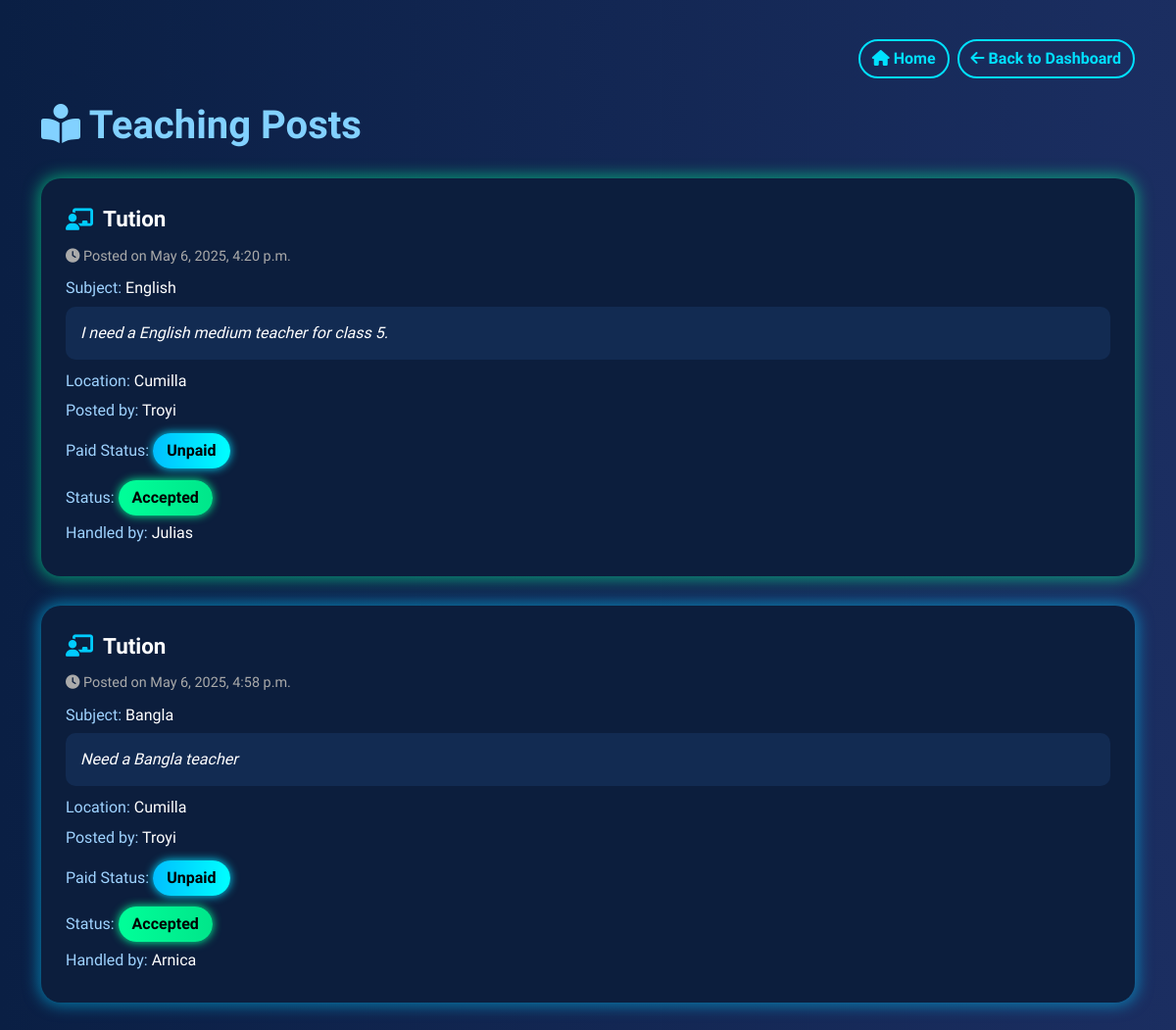
Before: /user/provider_teaching_posts/ (signed in) with the older database file.
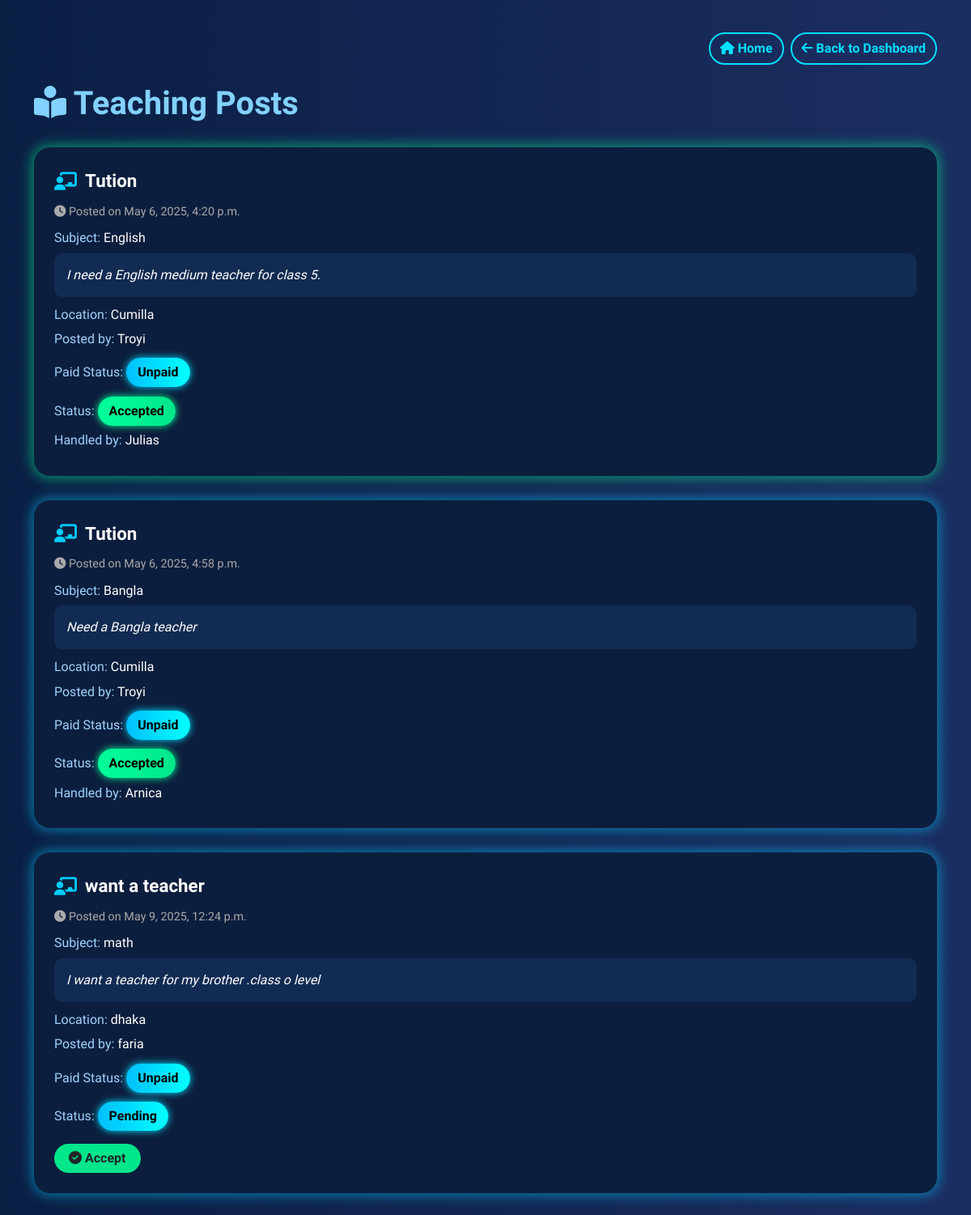
After: the same page with the newer database file.
### users/models.py (models this page shows, shortened)
class TeachingRequest(models.Model):
    STATUS_CHOICES = (
        ('Pending', 'Pending'),
        ('Accepted', 'Accepted'),
        ('Rejected', 'Rejected'),
    )
    customer = models.ForeignKey(User, on_delete=models.CASCADE, related_name='teaching_requests')
    title = models.CharField(max_length=100)
    subject = models.CharField(max_length=100)
    description = models.TextField()
    location = models.CharField(max_length=100)
    is_paid = models.BooleanField(default=False)
    created_at = models.DateTimeField(auto_now_add=True)
    accepted_by = models.ForeignKey(User, null=True, blank=True, on_delete=models.SET_NULL, related_name='accepted_teaching', limit_choices_to={'role': 'provider'})
    status = models.CharField(max_length=10, choices=STATUS_CHOICES, default='Pending')

class User(AbstractUser):
    ROLE_CHOICES = (
        ('customer', 'Customer'),
        ('provider', 'Provider'),
    )
    role = models.CharField(max_length=10, choices=ROLE_CHOICES)
    phone_number = models.CharField(max_length=15, blank=True, null=True)

### users/views.py (the view, shortened to what this page needs)
# urls.py: path('provider_teaching_posts/', views.provider_teaching_posts, name='provider_teaching_posts'),
@login_required
def provider_teaching_posts(request):
    posts = TeachingRequest.objects.all()
    return render(request, 'provider_teaching_posts.html', {'posts': posts})

### templates/provider_teaching_posts.html (shortened to what this page needs)
<!DOCTYPE html>
<html lang="en">
<head>
    <link href="https://cdn.jsdelivr.net/npm/bootstrap@5.3.0/dist/css/bootstrap.min.css" rel="stylesheet">
    <link href="https://cdnjs.cloudflare.com/ajax/libs/font-awesome/6.4.0/css/all.min.css" rel="stylesheet">
</head>
<body>
<div class="container">
    <div class="d-flex justify-content-end mb-4">
        <a href="{% url 'home' %}" class="btn btn-outline-info me-2">
            <i class="fas fa-home"></i> Home
        </a>
        <a href="{% url 'provider_dashboard' %}" class="btn btn-outline-info">
            <i class="fas fa-arrow-left"></i> Back to Dashboard
        </a>
    </div>
    <h1><i class="fas fa-book-reader"></i> Teaching Posts</h1>
    {% for post in posts %}
    <div class="glow-box {% if post.status == 'Accepted' %}glow-green{% else %}glow-blue{% endif %}">
        <div class="post-title">
            <i class="fas fa-chalkboard-teacher"></i> {{ post.title }}
        </div>
        <p class="posted-time">
            <i class="fas fa-clock"></i>
            {% if post.created_at %} Posted on {{ post.created_at|date:"F j, Y, g:i a" }} {% endif %}
        </p>
        <div class="post-content">
            <p><span class="label">Subject:</span> {{ post.subject }}</p>
            <div class="desc-box">{{ post.description }}</div>
            <p><span class="label">Location:</span> {{ post.location }}</p>
            <p><span class="label">Posted by:</span> {{ post.customer.get_full_name|default:post.customer.username }}</p>
            {% if post.paid %}
                <p><span class="label">Paid Status:</span> <span class="status-pill status-accepted">Paid</span></p>
            {% else %}
                <p><span class="label">Paid Status:</span> <span class="status-pill">Unpaid</span></p>
            {% endif %}
            {% if post.status == 'Pending' %}
                <p><span class="label">Status:</span> <span class="status-pill">Pending</span></p>
                <form method="POST" class="mt-3">
                    <button type="submit" name="action" value="accept" class="btn btn-accept">
                        <i class="fas fa-check-circle"></i> Accept
                    </button>
                </form>
            {% else %}
                <p><span class="label">Status:</span> <span class="status-pill status-accepted">Accepted</span></p>
                <p><span class="label">Handled by:</span> {{ post.accepted_by.get_full_name|default:post.accepted_by.username }}</p>
            {% endif %}
        </div>
    </div>
    {% empty %}
    <div class="alert alert-light text-dark">No teaching posts available.</div>
    {% endfor %}
</div>
</body>
</html>

### templates/provider_teaching_posts.html (style rules this page uses)
body { background: linear-gradient(to right, #0a1f44, #1b2e61); font-family: 'Quicksand', sans-serif; color: white; padding: 40px 15px; }
h1 { font-weight: bold; margin-bottom: 30px; color: #82d1ff; }
.glow-box { background-color: #0c1e3d; border-radius: 20px; padding: 25px; margin-bottom: 30px; transition: transform 0.3s ease; }
.glow-blue { box-shadow: 0 0 15px 3px rgba(0, 204, 255, 0.5); }
.glow-green { box-shadow: 0 0 15px 3px rgba(0, 255, 150, 0.5); }
.post-title { font-size: 1.4rem; font-weight: 600; margin-bottom: 10px; display: flex; align-items: center; }
.post-title i { color: #00ccff; margin-right: 10px; }
.post-content p { margin-bottom: 0.4rem; }
.label { color: #9fd3ff; }
.status-pill { display: inline-block; padding: 6px 14px; background: linear-gradient(to right, #00bfff, #00ffff); color: #000; border-radius: 20px; font-weight: bold; margin-top: 5px; box-shadow: 0 0 10px #00e0ff; }
.status-accepted { background: linear-gradient(to right, #00ff99, #00e68a); box-shadow: 0 0 10px #00ff99; }
.desc-box { background-color: #122b52; padding: 15px; border-radius: 10px; font-style: italic; margin-bottom: 10px; }
.btn-accept { background-color: #00e68a; border: none; border-radius: 20px; padding: 6px 18px; font-weight: 600; }
.btn-outline-info { border-radius: 20px; font-weight: 600; border: 2px solid #00e0ff; color: #00e0ff; background-color: transparent; transition: all 0.3s ease; }
.posted-time { font-size: 0.9rem; color: #aaa; margin-bottom: 10px; }

Changed rows visible on the page:
added TeachingRequest: title "want a teacher", created_at "May 9, 2025, 12:24 p.m.", subject "math", description "I want a teacher for my brother .class o level", location "dhaka", customer.get_full_name "faria"
